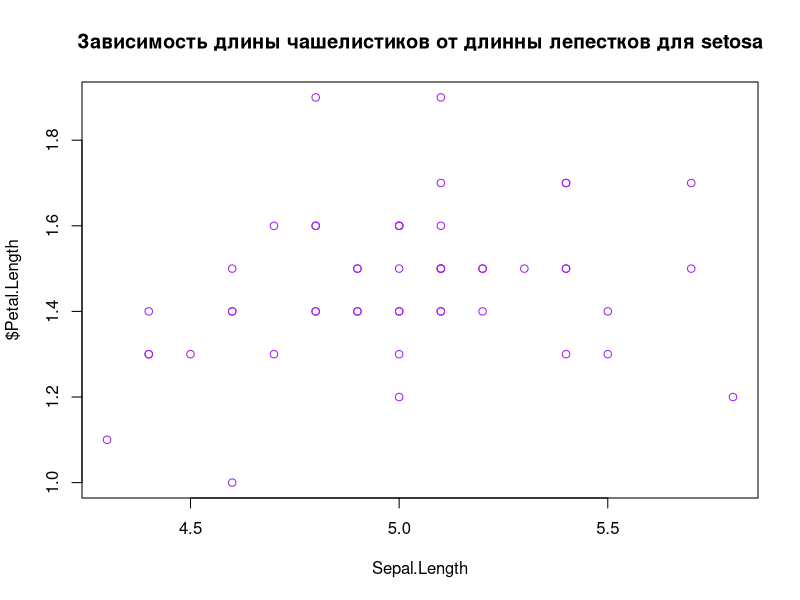
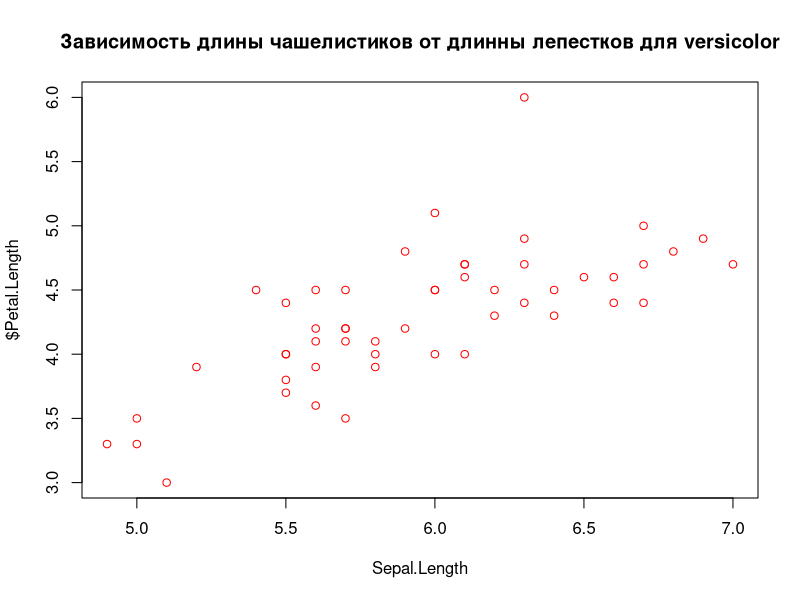
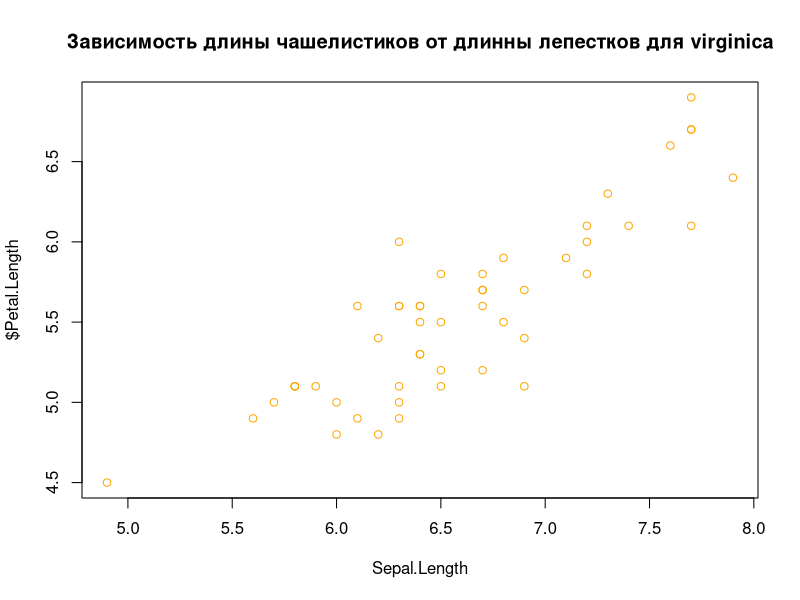

Write R code to recreate these figures, in order.
## ---- chunk 1
knitr::opts_chunk$set(echo = TRUE)
## ---- chunk 2
x <- list("a" = mean(iris$Petal.Width), "b" = mean(iris$Sepal.Width), "c" = mean(iris$Petal.Length), "d"=mean(iris$Sepal.Length))
x
## ---- chunk 3
data=iris[c(1:4)] 
itog=vector()
for(i in 1:length(iris$Sepal.Width)){
  itog[i] = mean(t(data[i,])) 
}
itog
## ---- chunk 4
nuclions <- c( "T", "G", "C" , "A") 
DNA = nuclions[runif(1000, 1, 5)] 
DNA1=summary(factor(DNA)) 
DNA1
dnaAt=DNA1[-c(2, 3)]
end=dnaAt/length(DNA) 
end
## ---- chunk 5
txt = letters[runif(1000, 1, 26)] 
txt=factor(letters[runif(1000, 1, 26)])
txt=summary(txt)[c("o","u","y", "a", "e","i")] 
txt
## ---- chunk 6
iris
names(iris)
iris$Petal.Length
setosa=c(iris$Petal.Length[1:50])
setosa
versicolor=c(iris$Petal.Length[51:100])
versicolor
virginica=c(iris$Petal.Length[101:150])
mean(setosa)
mean(versicolor)
mean(virginica)
Species=c(mean(setosa),mean(versicolor),mean(virginica))
sort(Species)
f=factor(sort(Species))
f
names(f)<- c("setosa", "versicolor", "virginica")
f
## ---- chunk 7
myMedianFuction <- function(x) {
  z=sort(x)
  if((length(z)%%2)!=0){
    result = z[(length(x)/2)+1]
  }
  else
    result = (z[length(x)/2]+z[length(x)/2+1])/2
  return(result)
}

## ---- chunk 8


iris
names(iris)
x=iris$Sepal.Length[1:50]
y=iris$Petal.Length[1:50]
plot(x,y,main="Зависимость длины чашелистиков от длинны лепестков для setosa", xlab="Sepal.Length",ylab="$Petal.Length", col="purple")
x=NULL
y=NULL
x=iris$Sepal.Length[51:101]
y=iris$Petal.Length[51:101]
plot(x,y,main="Зависимость длины чашелистиков от длинны лепестков для versicolor", xlab="Sepal.Length",ylab="$Petal.Length", col="red")
x=NULL
y=NULL
x=iris$Sepal.Length[101:150]
y=iris$Petal.Length[101:150]
plot(x,y,main="Зависимость длины чашелистиков от длинны лепестков для virginica", xlab="Sepal.Length",ylab="$Petal.Length", col="orange")
x=NULL
y=NULL
## ---- chunk 9
library(ggplot2)
diamonds
levels(factor(diamonds$clarity))
x=levels(factor(diamonds$clarity))
y=vector()
for (i in 1:length(x)) {
  y[i]=mean(diamonds$price[(diamonds$price>1000) & diamonds$clarity==x[i]])
}
y
